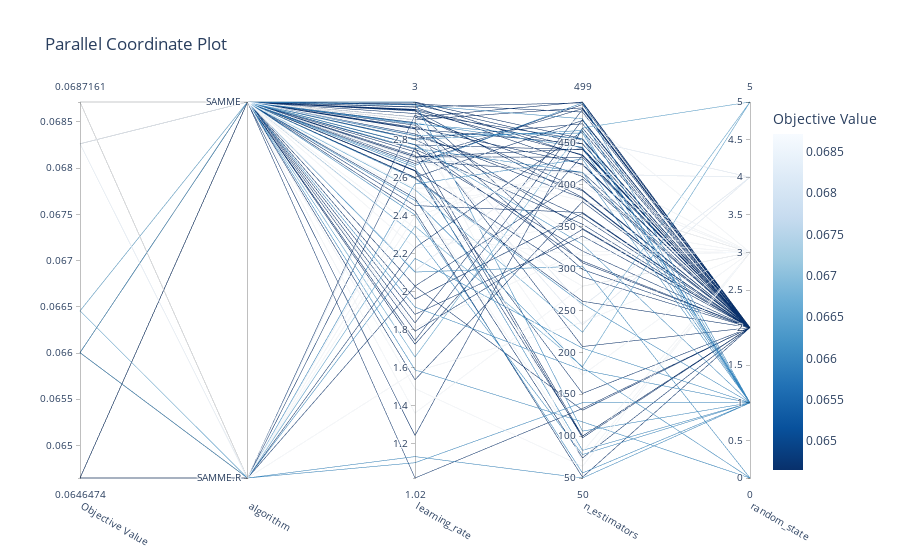

Notebook source saved alongside this figure:
### Code cell
from matplotlib import pyplot as plt
fig_study = optuna.visualization.plot_parallel_coordinate(study_Ada, params=["n_estimators", "learning_rate","algorithm","random_state"])
fig_study.show()
